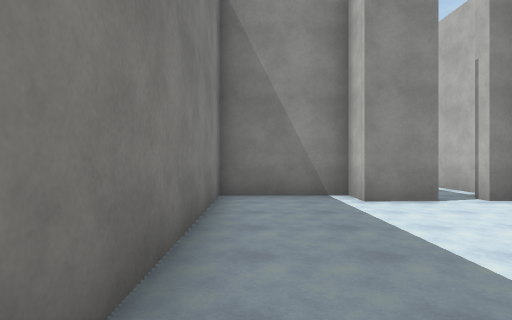
[1] (above)

22 first-person views from a walk through a scene from a Unity 3-D project. The camera is 1.5 m above the floor, looks level and sees 80° across. The floor is counted in squares, 2 m on a side. Each view is taken from the middle of a square. On the plan, view 1 faces up. The plan holds only what a view shows up to about 10 squares ahead; the rest is blank. The place goes on beyond the plan. The player character is not drawn. Surface patterns are stand-ins for the level's own textures.

[2]
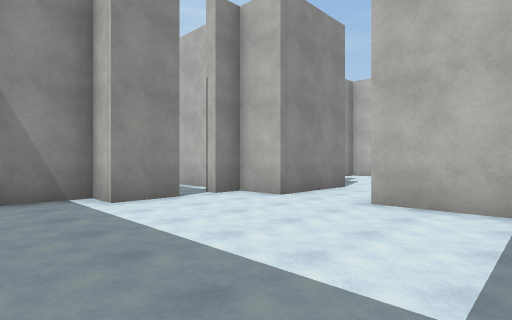

[3]
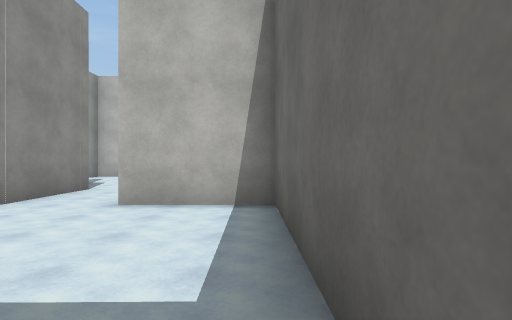

[4]
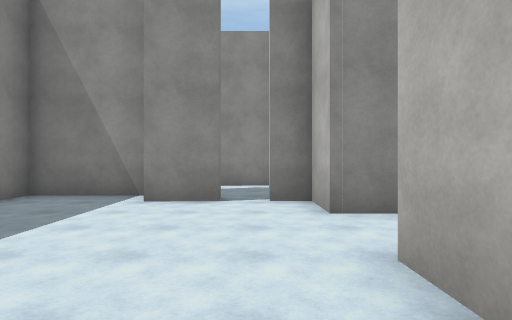

[5]
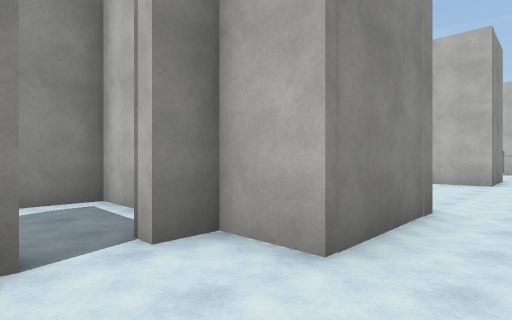

[6]
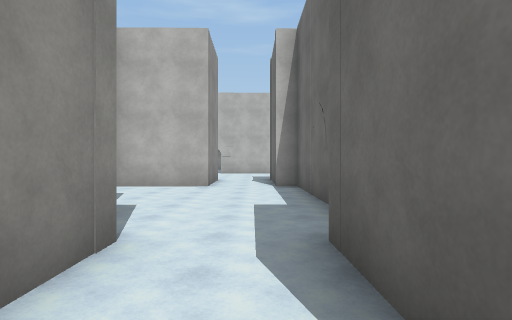

[7]
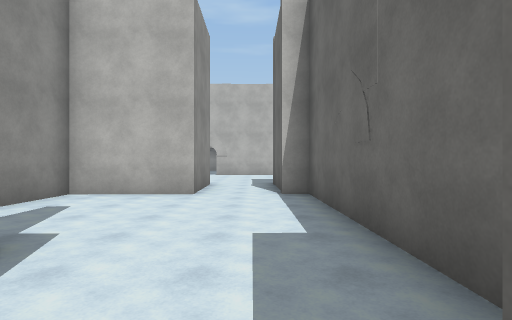

[8]
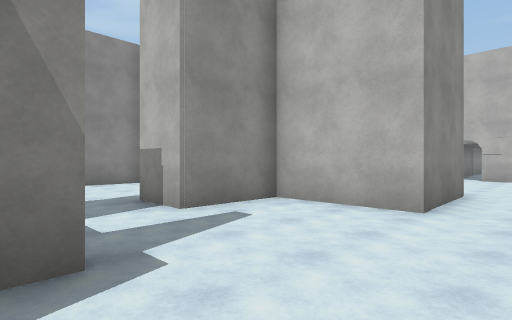

[9]
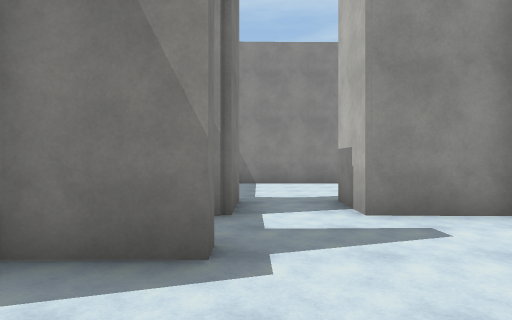

[10]
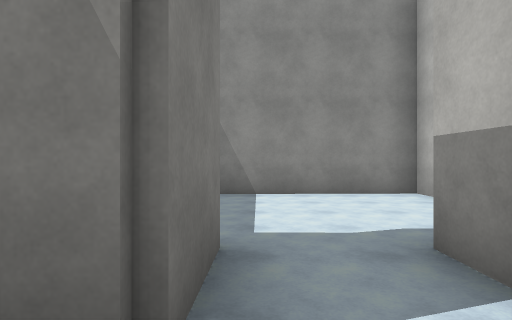

[11]
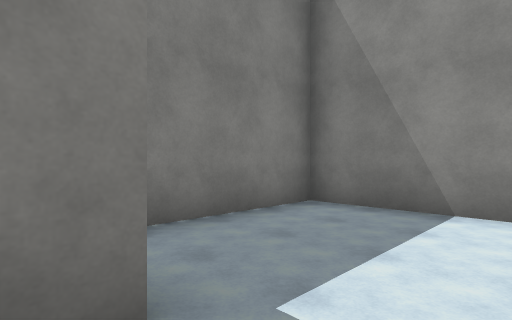

[12]
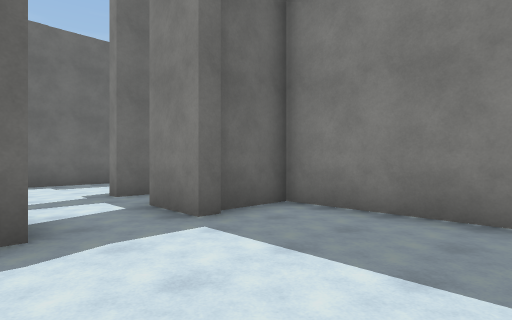

[13]
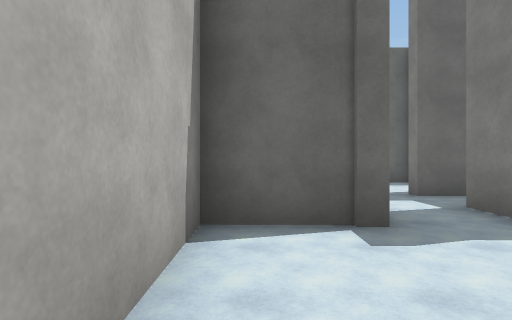

[14]
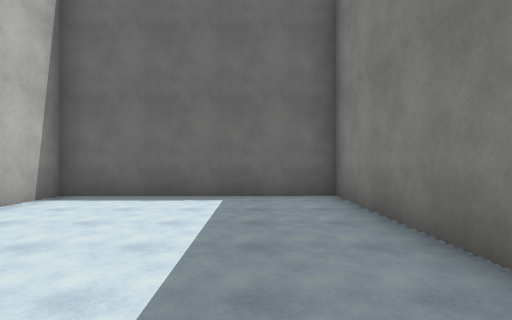

[15]
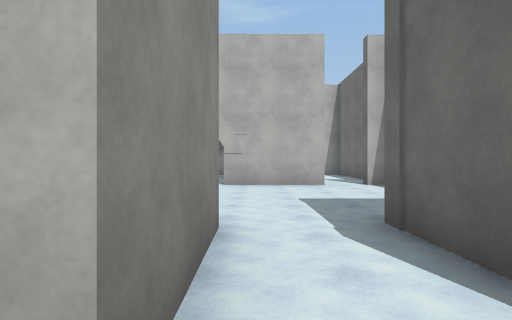

[16]
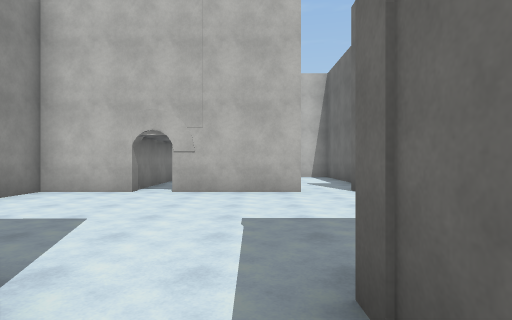

[17]
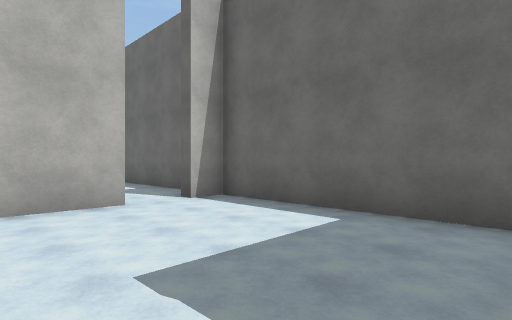

[18]
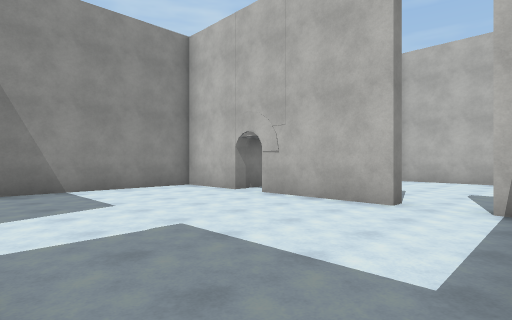

[19]
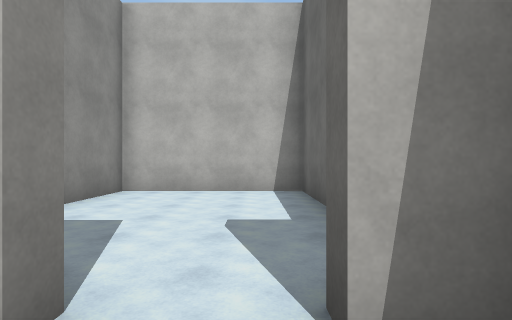

[20]
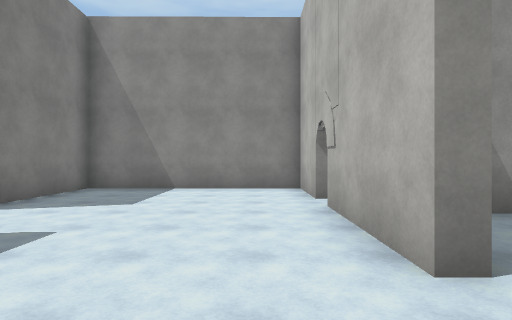

[21]
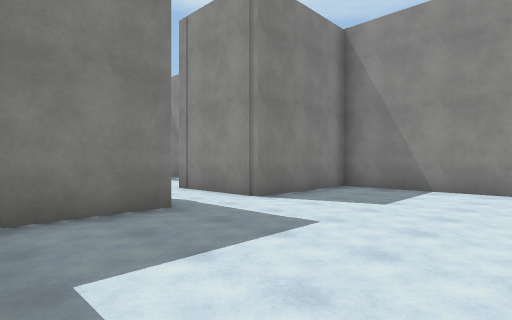

[22]
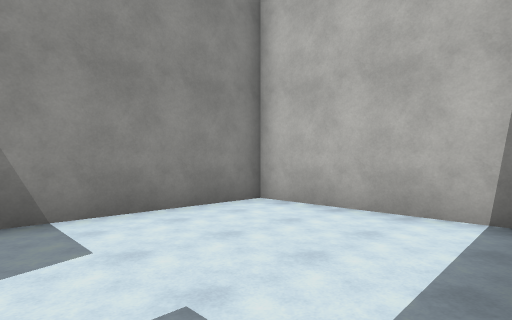

### Floor plan
Ten units are one square. View 1 is at (0, 0); x grows to the right and y downward. Boxes are objects, and circles mark ways between rooms. Rooms are numbered by the first view taken in them; rooms with no view inside come last. Other rooms are left out.
<svg viewBox="-13 -133 301 142">
<path fill="none" stroke="#000" d="M20 -55 20 -65 -8 -64 -7 4 51 3 51 -23M79 -43 50 -43 50 -56 42 -56M96 -57 96 -53 81 -53M84 -18 137 -18 137 -24M58 -23 79 -23M137 -44 137 -71 115 -71M33 -56 20 -55M93 -85 97 -85 97 -71 90 -71M115 -71 115 -85 136 -85 136 -128 77 -127 77 -86 92 -85M226 -58 222 -58 222 -81 166 -80 166 -44 137 -44M226 -19 222 -19 222 -50M173 2 222 1 222 -6M137 -24 166 -24 167 -3M238 1 283 0 283 -42 242 -43M222 -6 226 -6"/>
<circle cx="40" cy="-40" r="3" fill="#2a7"/>
<circle cx="105" cy="-75" r="3" fill="#2a7"/>
<circle cx="135" cy="-35" r="3" fill="#2a7"/>
<circle cx="230" cy="-10" r="3" fill="#2a7"/>
<text x="20" y="-30">1</text>
<text x="90" y="-40">2</text>
<text x="100" y="-100">3</text>
<text x="190" y="-40">4</text>
<text x="260" y="-20">5</text>
</svg>
Room 1 opens to room 2. Room 2 opens to room 3. Room 2 opens to room 4. Room 4 opens to room 5.

Where each view was taken, in squares from view 1:
view 1: 0 up, 0 right, facing up
view 2: 0 up, 0 right, facing up-right
view 3: 0 up, 0 right, facing right
view 4: 0 up, 4 right, facing up
view 5: 3 up, 3 right, facing up-right
view 6: 3 up, 5 right, facing right
view 7: 3 up, 7 right, facing right
view 8: 3 up, 9 right, facing up-right
view 9: 3 up, 10 right, facing up
view 10: 6 up, 10 right, facing up
view 11: 8 up, 11 right, facing up-left
view 12: 12 up, 12 right, facing down-left
view 13: 12 up, 13 right, facing down
view 14: 6 up, 1 right, facing down
view 15: 4 up, 13 right, facing right
view 16: 3 up, 15 right, facing right
view 17: 4 up, 17 right, facing down-right
view 18: 0 up, 17 right, facing up-right
view 19: 1 up, 21 right, facing right
view 20: 0 up, 21 right, facing up
view 21: 0 up, 21 right, facing up-left
view 22: 0 up, 24 right, facing up-right
